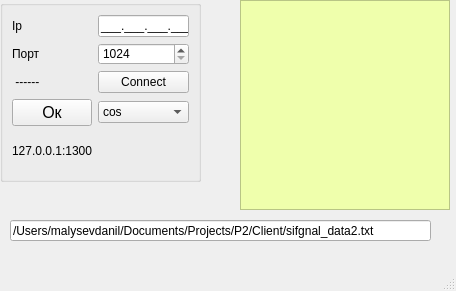
<?xml version="1.0" encoding="UTF-8"?>
<ui version="4.0">
 <class>MainWindow</class>
 <widget class="QMainWindow" name="MainWindow">
  <property name="geometry">
   <rect>
    <x>0</x>
    <y>0</y>
    <width>456</width>
    <height>291</height>
   </rect>
  </property>
  <property name="windowTitle">
   <string>MainWindow</string>
  </property>
  <property name="styleSheet">
   <string notr="true">#lineAddres[state = &quot;0&quot;]{
	color: rgb(255, 74, 51);
}
#lineAddres[state = &quot;1&quot;]{
	color:rgb(102, 255, 51);
}
#WeveDisplay{
	background-color: rgb(239, 255, 172);
}</string>
  </property>
  <widget class="QWidget" name="centralwidget">
   <widget class="QGroupBox" name="groupBox">
    <property name="geometry">
     <rect>
      <x>0</x>
      <y>0</y>
      <width>201</width>
      <height>182</height>
     </rect>
    </property>
    <property name="title">
     <string/>
    </property>
    <layout class="QGridLayout" name="gridLayout">
     <item row="1" column="0">
      <widget class="QLabel" name="labelPort">
       <property name="text">
        <string>Порт</string>
       </property>
      </widget>
     </item>
     <item row="1" column="1">
      <widget class="QSpinBox" name="spinPort">
       <property name="minimum">
        <number>1024</number>
       </property>
       <property name="maximum">
        <number>65000</number>
       </property>
      </widget>
     </item>
     <item row="2" column="1">
      <widget class="QPushButton" name="ConnectToServer">
       <property name="text">
        <string>Connect</string>
       </property>
      </widget>
     </item>
     <item row="4" column="1">
      <widget class="QComboBox" name="TypeSignal">
       <item>
        <property name="text">
         <string>cos</string>
        </property>
       </item>
       <item>
        <property name="text">
         <string>sin</string>
        </property>
       </item>
       <item>
        <property name="text">
         <string>tan</string>
        </property>
       </item>
       <item>
        <property name="text">
         <string>atan</string>
        </property>
       </item>
       <item>
        <property name="text">
         <string>acos</string>
        </property>
       </item>
       <item>
        <property name="text">
         <string>asin</string>
        </property>
       </item>
      </widget>
     </item>
     <item row="0" column="1">
      <widget class="QLineEdit" name="lineAddres">
       <property name="inputMask">
        <string>000.000.000.000;_</string>
       </property>
       <property name="state" stdset="0">
        <string/>
       </property>
      </widget>
     </item>
     <item row="0" column="0">
      <widget class="QLabel" name="label_Ip">
       <property name="text">
        <string>Ip</string>
       </property>
      </widget>
     </item>
     <item row="4" column="0">
      <widget class="QPushButton" name="SendRequest">
       <property name="font">
        <font>
         <pointsize>12</pointsize>
        </font>
       </property>
       <property name="inputMethodHints">
        <set>Qt::InputMethodHint::ImhNone</set>
       </property>
       <property name="text">
        <string>Ок</string>
       </property>
      </widget>
     </item>
     <item row="2" column="0">
      <widget class="QLabel" name="Spam">
       <property name="text">
        <string> ------</string>
       </property>
      </widget>
     </item>
     <item row="5" column="0" colspan="2">
      <widget class="QLabel" name="label">
       <property name="text">
        <string>127.0.0.1:1300</string>
       </property>
      </widget>
     </item>
    </layout>
   </widget>
   <widget class="QGraphicsView" name="WeveDisplay">
    <property name="enabled">
     <bool>true</bool>
    </property>
    <property name="geometry">
     <rect>
      <x>240</x>
      <y>0</y>
      <width>210</width>
      <height>210</height>
     </rect>
    </property>
   </widget>
   <widget class="QLineEdit" name="lineFileLinck">
    <property name="geometry">
     <rect>
      <x>10</x>
      <y>220</y>
      <width>421</width>
      <height>21</height>
     </rect>
    </property>
    <property name="text">
     <string>/Users/malysevdanil/Documents/Projects/P2/Client/sifgnal_data2.txt</string>
    </property>
   </widget>
  </widget>
  <widget class="QMenuBar" name="menubar">
   <property name="geometry">
    <rect>
     <x>0</x>
     <y>0</y>
     <width>456</width>
     <height>24</height>
    </rect>
   </property>
  </widget>
  <widget class="QStatusBar" name="statusbar"/>
 </widget>
 <resources/>
 <connections/>
</ui>
